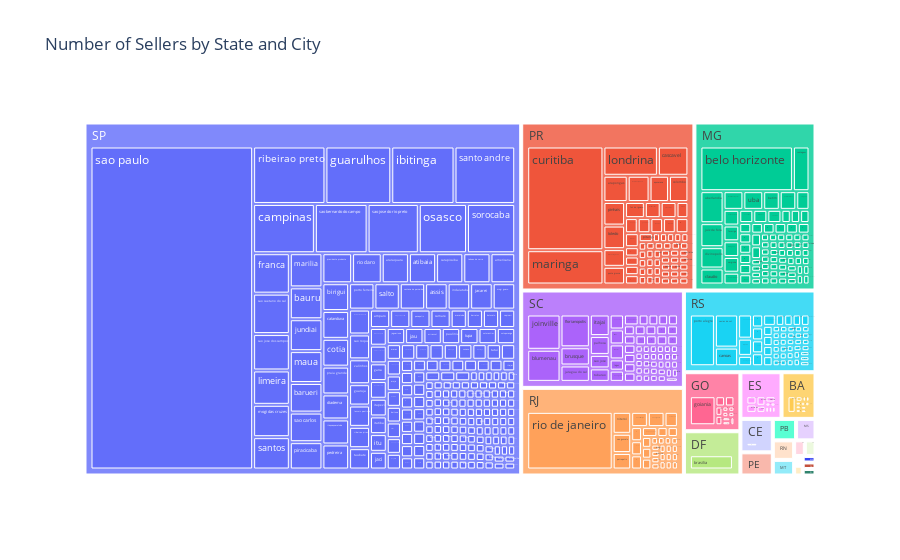

This figure's notebook cell:
### Markdown cell above
## Multivariate Analysis

### Code cell
# Treemap of number of sellers by state and city:
city_state_counts = df_sellers.groupby(['seller_state', 'seller_city'])['seller_id'].nunique().reset_index()
city_state_counts.columns = ['seller_state', 'seller_city', 'seller_count']

fig = px.treemap(city_state_counts,
                 path=['seller_state', 'seller_city'],
                 values='seller_count',
                 title='Number of Sellers by State and City')
fig.show()

### Figure 1 — Plotly figure (JSON) as saved in the notebook; plotly's stock layout.template omitted (floating-point values rounded to 4 significant figures; data arrays with more than 128 entries replaced by an {"elided": "..."} marker saying what was removed)
{"data": [{"branchvalues": "total", "domain": {"x": [0, 1], "y": [0, 1]}, "hovertemplate": "labels=%{label}<br>seller_count=%{value}<br>parent=%{parent}<br>id=%{id}<extra></extra>", "ids": {"elided": "613 str values"}, "labels": {"elided": "613 str values"}, "name": "", "parents": {"elided": "613 str values"}, "type": "treemap", "values": {"elided": "613 int values"}}], "layout": {"legend": {"tracegroupgap": 0}, "title": {"text": "Number of Sellers by State and City"}}}
